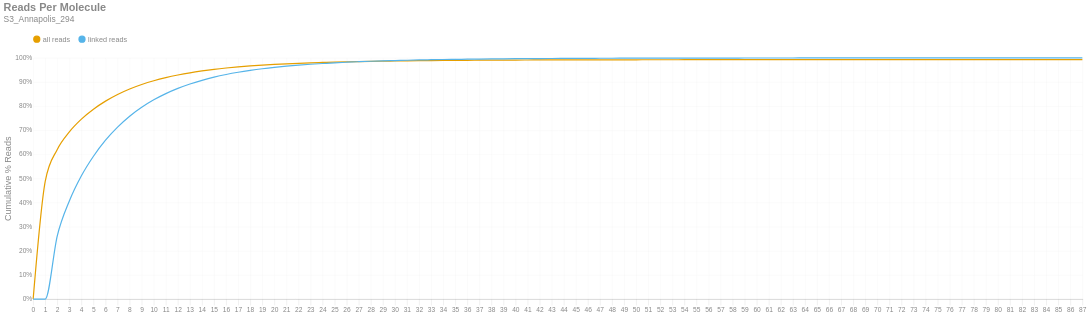

Notebook cell for this chart:
### Markdown cell above
### Reads per Molecule
This chart shows the cumulative distribution of the number of reads per linked molecule. That is, how many alignments are associated with a unique molecule. This excludes the number of reads associated with invalid or absent linked-read barcodes. The `linked` histogram is the percentages recalculated when disregarding singletons.

### Code cell
if SKIPLR:
    print_html(f"Skipped")
else:
    counts = np.bincount(valids['reads'].cast(pl.Int64).to_numpy())
    weighted = counts * np.arange(len(counts))
    all_perc = weighted / n_reads
    linked_perc = weighted / n_linked_reads
    linked_perc[1] = 0
    binned_df = pl.DataFrame({
        'readsper': list(range(len(counts))),
        'all reads (cumsum)': np.cumsum(all_perc).tolist(),
        'linked reads (cumsum)': np.cumsum(linked_perc).tolist(),
    })

    with SafeRender(binned_df):
        (
            density_plot(binned_df, 'Reads Per Molecule', samplename, 'readspmol')
            .encode(
                x=alt.X('readsper:O', title=None).axis(labelAngle=0).scale(padding=0),
                y=alt.Y('value:Q', title='Cumulative % Reads').axis(format='%').stack(False),
                color=alt.Color("key:N").scale(domain=["all reads", "linked reads"]),
                tooltip=[
                    alt.Tooltip("key:N", title="Data Type"),
                    alt.Tooltip("readsper:O", title="Reads Per Molecule"),
                    alt.Tooltip("value:Q", format=".2%", title="% Reads (Cum.)")
                ]            
            )
        ).display()

### Figure 1 — Vega-Lite specification as saved in the notebook (floating-point values rounded to 4 significant figures)
{"width": "container", "height": 400, "config": {"title": {"anchor": "start", "dy": -15, "fontSize": 18, "color": "#888888", "subtitleColor": "#888888", "subtitleFontSize": 14}, "arc": {"fill": "#0072B2"}, "axis": {"domainColor": "#888888", "domainWidth": 0.5, "gridWidth": 0.2, "grid": false, "titleFontWeight": 400, "titleFontSize": 15, "labelFontSize": 11, "labelColor": "#888888", "tickColor": "#888888", "tickWidth": 0.2, "titleColor": "#888888"}, "axisBand": {"grid": false}, "axisX": {"grid": true, "tickSize": 10, "domainCap": "round"}, "axisY": {"domain": false, "grid": true, "tickSize": 0, "domainCap": "round"}, "background": "transparent", "header": {"labelFontSize": 15, "labelColor": "#888888", "titleFontSize": 15, "titleFontWeight": 600, "titleColor": "#888888"}, "legend": {"labelFont": "sans-serif", "labelFontSize": 12, "labelColor": "#888888", "symbolSize": 100, "symbolType": "circle", "titleFontSize": 12, "titlePadding": 10, "titleColor": "#888888", "title": null, "orient": "top"}, "range": {"category": ["#E69F00", "#56B4E9", "#009E73", "#F0E442", "#0072B2", "#D55E00", "#CC79A7", "#000000"], "diverging": ["#cfe8f3", "#a2d4ec", "#73bfe2", "#46abdb", "#1696d2", "#12719e"]}, "area": {"fill": "#0072B2", "fillOpacity": 0.7, "line": true, "strokeOpacity": 0.7}, "line": {"color": "#0072B2", "stroke": "#0072B2", "strokeWidth": 2}, "trail": {"color": "#0072B2", "stroke": "#0072B2", "strokeWidth": 0, "size": 1}, "point": {"filled": true, "fillOpacity": 1.0, "size": 95}, "text": {"color": "#888888", "fontSize": 11, "align": "right", "fontWeight": 400, "size": 11}, "bar": {"fill": "#0072B2", "stroke": null}, "view": {"stroke": null, "continuousWidth": 660, "continuousHeight": 400}}, "data": {"name": "data-aed1cbc95fd269794b50b4f81aa4ec4e"}, "mark": {"type": "line", "interpolate": "monotone", "point": {"opacity": 0, "size": 275}}, "encoding": {"color": {"field": "key", "scale": {"domain": ["all reads", "linked reads"]}, "type": "nominal"}, "tooltip": [{"field": "key", "title": "Data Type", "type": "nominal"}, {"field": "readsper", "title": "Reads Per Molecule", "type": "ordinal"}, {"field": "value", "format": ".2%", "title": "% Reads (Cum.)", "type": "quantitative"}], "x": {"axis": {"labelAngle": 0}, "field": "readsper", "scale": {"padding": 0}, "title": null, "type": "ordinal"}, "y": {"axis": {"format": "%"}, "field": "value", "stack": false, "title": "Cumulative % Reads", "type": "quantitative"}}, "params": [{"name": "param_c36ac31b6afebe62", "select": {"type": "point", "fields": ["key"]}, "bind": "legend"}], "title": {"text": "Reads Per Molecule", "subtitle": "S3_Annapolis_294"}, "transform": [{"fold": ["all reads (cumsum)", "linked reads (cumsum)"]}, {"calculate": "replace(datum.key, ' (cumsum)', '')", "as": "key"}, {"filter": {"param": "param_c36ac31b6afebe62"}}], "usermeta": {"embedOptions": {"downloadFileName": "S3_Annapolis_294.readspmol"}}, "$schema": "https://vega.github.io/schema/vega-lite/v6.1.0.json", "datasets": {"data-aed1cbc95fd269794b50b4f81aa4ec4e": [{"readsper": 0, "all reads (cumsum)": 0.0, "linked reads (cumsum)": 0.0}, {"readsper": 1, "all reads (cumsum)": 0.4882, "linked reads (cumsum)": 0.0}, {"readsper": 2, "all reads (cumsum)": 0.6206, "linked reads (cumsum)": 0.2623}, {"readsper": 3, "all reads (cumsum)": 0.6934, "linked reads (cumsum)": 0.4066}, {"readsper": 4, "all reads (cumsum)": 0.7461, "linked reads (cumsum)": 0.5112}, {"readsper": 5, "all reads (cumsum)": 0.7871, "linked reads (cumsum)": 0.5923}, {"readsper": 6, "all reads (cumsum)": 0.8207, "linked reads (cumsum)": 0.6589}, {"readsper": 7, "all reads (cumsum)": 0.848, "linked reads (cumsum)": 0.7131}, {"readsper": 8, "all reads (cumsum)": 0.8709, "linked reads (cumsum)": 0.7584}, {"readsper": 9, "all reads (cumsum)": 0.8895, "linked reads (cumsum)": 0.7953}, {"readsper": 10, "all reads (cumsum)": 0.9052, "linked reads (cumsum)": 0.8263}, {"readsper": 11, "all reads (cumsum)": 0.9181, "linked reads (cumsum)": 0.852}, {"readsper": 12, "all reads (cumsum)": 0.929, "linked reads (cumsum)": 0.8736}, {"readsper": 13, "all reads (cumsum)": 0.9382, "linked reads (cumsum)": 0.8918}, {"readsper": 14, "all reads (cumsum)": 0.9459, "linked reads (cumsum)": 0.907}, {"readsper": 15, "all reads (cumsum)": 0.9526, "linked reads (cumsum)": 0.9202}, {"readsper": 16, "all reads (cumsum)": 0.9581, "linked reads (cumsum)": 0.9312}, {"readsper": 17, "all reads (cumsum)": 0.9628, "linked reads (cumsum)": 0.9405}, {"readsper": 18, "all reads (cumsum)": 0.9667, "linked reads (cumsum)": 0.9483}, {"readsper": 19, "all reads (cumsum)": 0.9701, "linked reads (cumsum)": 0.9551}, {"readsper": 20, "all reads (cumsum)": 0.9731, "linked reads (cumsum)": 0.9609}, {"readsper": 21, "all reads (cumsum)": 0.9755, "linked reads (cumsum)": 0.9658}, {"readsper": 22, "all reads (cumsum)": 0.9777, "linked reads (cumsum)": 0.97}, {"readsper": 23, "all reads (cumsum)": 0.9795, "linked reads (cumsum)": 0.9737}, {"readsper": 24, "all reads (cumsum)": 0.9811, "linked reads (cumsum)": 0.9767}, {"readsper": 25, "all reads (cumsum)": 0.9826, "linked reads (cumsum)": 0.9797}, {"readsper": 26, "all reads (cumsum)": 0.9838, "linked reads (cumsum)": 0.982}, {"readsper": 27, "all reads (cumsum)": 0.9848, "linked reads (cumsum)": 0.9841}, {"readsper": 28, "all reads (cumsum)": 0.9858, "linked reads (cumsum)": 0.9861}, {"readsper": 29, "all reads (cumsum)": 0.9866, "linked reads (cumsum)": 0.9877}, {"readsper": 30, "all reads (cumsum)": 0.9872, "linked reads (cumsum)": 0.9889}, {"readsper": 31, "all reads (cumsum)": 0.9879, "linked reads (cumsum)": 0.9902}, {"readsper": 32, "all reads (cumsum)": 0.9885, "linked reads (cumsum)": 0.9914}, {"readsper": 33, "all reads (cumsum)": 0.989, "linked reads (cumsum)": 0.9924}, {"readsper": 34, "all reads (cumsum)": 0.9894, "linked reads (cumsum)": 0.9933}, {"readsper": 35, "all reads (cumsum)": 0.9898, "linked reads (cumsum)": 0.9939}, {"readsper": 36, "all reads (cumsum)": 0.9901, "linked reads (cumsum)": 0.9945}, {"readsper": 37, "all reads (cumsum)": 0.9904, "linked reads (cumsum)": 0.9952}, {"readsper": 38, "all reads (cumsum)": 0.9907, "linked reads (cumsum)": 0.9957}, {"readsper": 39, "all reads (cumsum)": 0.9909, "linked reads (cumsum)": 0.9962}, {"readsper": 40, "all reads (cumsum)": 0.9911, "linked reads (cumsum)": 0.9966}, {"readsper": 41, "all reads (cumsum)": 0.9913, "linked reads (cumsum)": 0.997}, {"readsper": 42, "all reads (cumsum)": 0.9914, "linked reads (cumsum)": 0.9972}, {"readsper": 43, "all reads (cumsum)": 0.9916, "linked reads (cumsum)": 0.9975}, {"readsper": 44, "all reads (cumsum)": 0.9917, "linked reads (cumsum)": 0.9978}, {"readsper": 45, "all reads (cumsum)": 0.9919, "linked reads (cumsum)": 0.9981}, {"readsper": 46, "all reads (cumsum)": 0.992, "linked reads (cumsum)": 0.9983}, {"readsper": 47, "all reads (cumsum)": 0.992, "linked reads (cumsum)": 0.9984}, {"readsper": 48, "all reads (cumsum)": 0.9921, "linked reads (cumsum)": 0.9985}, {"readsper": 49, "all reads (cumsum)": 0.9921, "linked reads (cumsum)": 0.9987}, {"readsper": 50, "all reads (cumsum)": 0.9922, "linked reads (cumsum)": 0.9987}, {"readsper": 51, "all reads (cumsum)": 0.9922, "linked reads (cumsum)": 0.9988}, {"readsper": 52, "all reads (cumsum)": 0.9923, "linked reads (cumsum)": 0.999}, {"readsper": 53, "all reads (cumsum)": 0.9923, "linked reads (cumsum)": 0.9991}, {"readsper": 54, "all reads (cumsum)": 0.9924, "linked reads (cumsum)": 0.9991}, {"readsper": 55, "all reads (cumsum)": 0.9924, "linked reads (cumsum)": 0.9992}, {"readsper": 56, "all reads (cumsum)": 0.9924, "linked reads (cumsum)": 0.9993}, {"readsper": 57, "all reads (cumsum)": 0.9925, "linked reads (cumsum)": 0.9993}, {"readsper": 58, "all reads (cumsum)": 0.9925, "linked reads (cumsum)": 0.9994}, {"readsper": 59, "all reads (cumsum)": 0.9925, "linked reads (cumsum)": 0.9995}, {"readsper": 60, "all reads (cumsum)": 0.9926, "linked reads (cumsum)": 0.9995}, {"readsper": 61, "all reads (cumsum)": 0.9926, "linked reads (cumsum)": 0.9995}, {"readsper": 62, "all reads (cumsum)": 0.9926, "linked reads (cumsum)": 0.9996}, {"readsper": 63, "all reads (cumsum)": 0.9926, "linked reads (cumsum)": 0.9996}, {"readsper": 64, "all reads (cumsum)": 0.9926, "linked reads (cumsum)": 0.9996}, {"readsper": 65, "all reads (cumsum)": 0.9927, "linked reads (cumsum)": 0.9997}, {"readsper": 66, "all reads (cumsum)": 0.9927, "linked reads (cumsum)": 0.9997}, {"readsper": 67, "all reads (cumsum)": 0.9927, "linked reads (cumsum)": 0.9997}, {"readsper": 68, "all reads (cumsum)": 0.9927, "linked reads (cumsum)": 0.9998}, {"readsper": 69, "all reads (cumsum)": 0.9927, "linked reads (cumsum)": 0.9998}, {"readsper": 70, "all reads (cumsum)": 0.9927, "linked reads (cumsum)": 0.9998}, {"readsper": 71, "all reads (cumsum)": 0.9927, "linked reads (cumsum)": 0.9999}, {"readsper": 72, "all reads (cumsum)": 0.9928, "linked reads (cumsum)": 0.9999}, {"readsper": 73, "all reads (cumsum)": 0.9928, "linked reads (cumsum)": 0.9999}, {"readsper": 74, "all reads (cumsum)": 0.9928, "linked reads (cumsum)": 0.9999}, {"readsper": 75, "all reads (cumsum)": 0.9928, "linked reads (cumsum)": 0.9999}, {"readsper": 76, "all reads (cumsum)": 0.9928, "linked reads (cumsum)": 0.9999}, {"readsper": 77, "all reads (cumsum)": 0.9928, "linked reads (cumsum)": 0.9999}, {"readsper": 78, "all reads (cumsum)": 0.9928, "linked reads (cumsum)": 0.9999}, {"readsper": 79, "all reads (cumsum)": 0.9928, "linked reads (cumsum)": 0.9999}, {"readsper": 80, "all reads (cumsum)": 0.9928, "linked reads (cumsum)": 0.9999}, {"readsper": 81, "all reads (cumsum)": 0.9928, "linked reads (cumsum)": 0.9999}, {"readsper": 82, "all reads (cumsum)": 0.9928, "linked reads (cumsum)": 1.0}, {"readsper": 83, "all reads (cumsum)": 0.9928, "linked reads (cumsum)": 1.0}, {"readsper": 84, "all reads (cumsum)": 0.9928, "linked reads (cumsum)": 1.0}, {"readsper": 85, "all reads (cumsum)": 0.9928, "linked reads (cumsum)": 1.0}, {"readsper": 86, "all reads (cumsum)": 0.9928, "linked reads (cumsum)": 1.0}, {"readsper": 87, "all reads (cumsum)": 0.9928, "linked reads (cumsum)": 1.0}]}}
